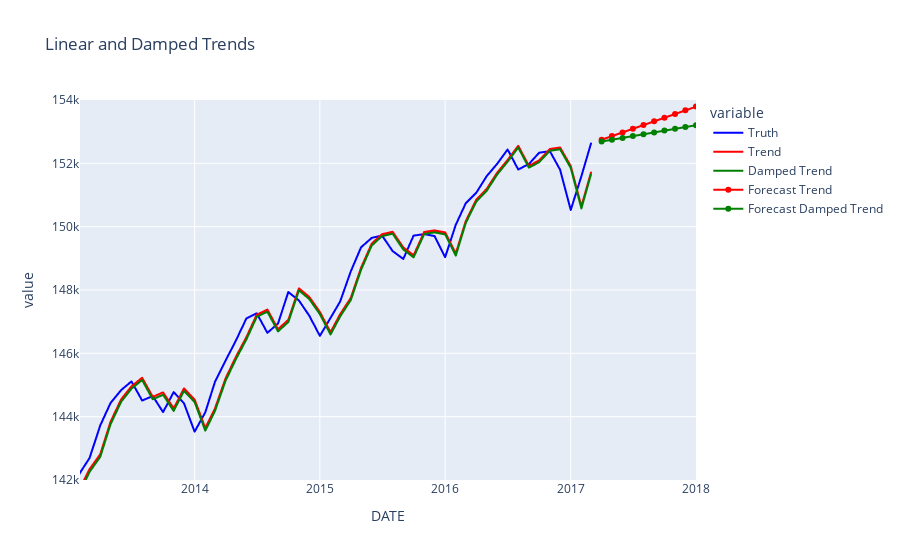

Notebook cell for this chart:
### Code cell
## Holt’s Linear Trend Method & Damped Trend Model

# Linear trend
trend = ExponentialSmoothing(employment, trend='add').fit()
# Linear trend with damping
dampedTrend = ExponentialSmoothing(employment, trend='add', damped=True, use_boxcox=True).fit(use_brute=True)
forecast_t = trend.forecast(10)
forecast_dt = dampedTrend.forecast(10)

# Plotting our data

smoothData = pd.DataFrame([employment.values, trend.fittedvalues.values, dampedTrend.fittedvalues.values]).T
smoothData.columns = ['Truth', 'Trend', 'Damped Trend']
smoothData.index = employment.index

fig = px.line(smoothData, y = ['Truth', 'Trend', 'Damped Trend'], 
        x = smoothData.index,
        color_discrete_map={"Truth": 'blue',
                           'Trend': 'red',
                            'Damped Trend': 'green'
                           },
              title='Linear and Damped Trends'
       )

fig.update_xaxes(range=[smoothData.index[-50], forecast_t.index[-1]])
fig.update_yaxes(range=[142000, 154000])


# Incorporating the Forecasts

fig.add_trace(go.Scatter(x=forecast_t.index, y = forecast_t.values, name='Forecast Trend', line={'color':'red'}))
fig.add_trace(go.Scatter(x=forecast_dt.index, y = forecast_dt.values, name='Forecast Damped Trend', line={'color':'green'}))

### Figure 1 — Plotly figure (JSON) as saved in the notebook; plotly's stock layout.template omitted (floating-point values rounded to 4 significant figures; data arrays with more than 128 entries replaced by an {"elided": "..."} marker saying what was removed)
{"data": [{"hovertemplate": "variable=Truth<br>DATE=%{x}<br>value=%{y}<extra></extra>", "legendgroup": "Truth", "line": {"color": "blue", "dash": "solid"}, "marker": {"symbol": "circle"}, "mode": "lines", "name": "Truth", "showlegend": true, "type": "scattergl", "x": {"elided": "831 str values"}, "xaxis": "x", "y": {"elided": "831 float values"}, "yaxis": "y"}, {"hovertemplate": "variable=Trend<br>DATE=%{x}<br>value=%{y}<extra></extra>", "legendgroup": "Trend", "line": {"color": "red", "dash": "solid"}, "marker": {"symbol": "circle"}, "mode": "lines", "name": "Trend", "showlegend": true, "type": "scattergl", "x": {"elided": "831 str values"}, "xaxis": "x", "y": {"elided": "831 float values"}, "yaxis": "y"}, {"hovertemplate": "variable=Damped Trend<br>DATE=%{x}<br>value=%{y}<extra></extra>", "legendgroup": "Damped Trend", "line": {"color": "green", "dash": "solid"}, "marker": {"symbol": "circle"}, "mode": "lines", "name": "Damped Trend", "showlegend": true, "type": "scattergl", "x": {"elided": "831 str values"}, "xaxis": "x", "y": {"elided": "831 float values"}, "yaxis": "y"}, {"line": {"color": "red"}, "name": "Forecast Trend", "type": "scatter", "x": ["2017-04-01T00:00:00.000000000", "2017-05-01T00:00:00.000000000", "2017-06-01T00:00:00.000000000", "2017-07-01T00:00:00.000000000", "2017-08-01T00:00:00.000000000", "2017-09-01T00:00:00.000000000", "2017-10-01T00:00:00.000000000", "2017-11-01T00:00:00.000000000", "2017-12-01T00:00:00.000000000", "2018-01-01T00:00:00.000000000"], "y": [152700.0, 152900.0, 153000.0, 153100.0, 153200.0, 153300.0, 153400.0, 153600.0, 153700.0, 153800.0]}, {"line": {"color": "green"}, "name": "Forecast Damped Trend", "type": "scatter", "x": ["2017-04-01T00:00:00.000000000", "2017-05-01T00:00:00.000000000", "2017-06-01T00:00:00.000000000", "2017-07-01T00:00:00.000000000", "2017-08-01T00:00:00.000000000", "2017-09-01T00:00:00.000000000", "2017-10-01T00:00:00.000000000", "2017-11-01T00:00:00.000000000", "2017-12-01T00:00:00.000000000", "2018-01-01T00:00:00.000000000"], "y": [152700.0, 152700.0, 152800.0, 152900.0, 152900.0, 153000.0, 153000.0, 153100.0, 153100.0, 153200.0]}], "layout": {"legend": {"title": {"text": "variable"}, "tracegroupgap": 0}, "title": {"text": "Linear and Damped Trends"}, "xaxis": {"anchor": "y", "domain": [0, 1], "range": ["2013-02-01T00:00:00", "2018-01-01T00:00:00"], "title": {"text": "DATE"}}, "yaxis": {"anchor": "x", "domain": [0, 1], "range": [142000, 154000], "title": {"text": "value"}}}}
